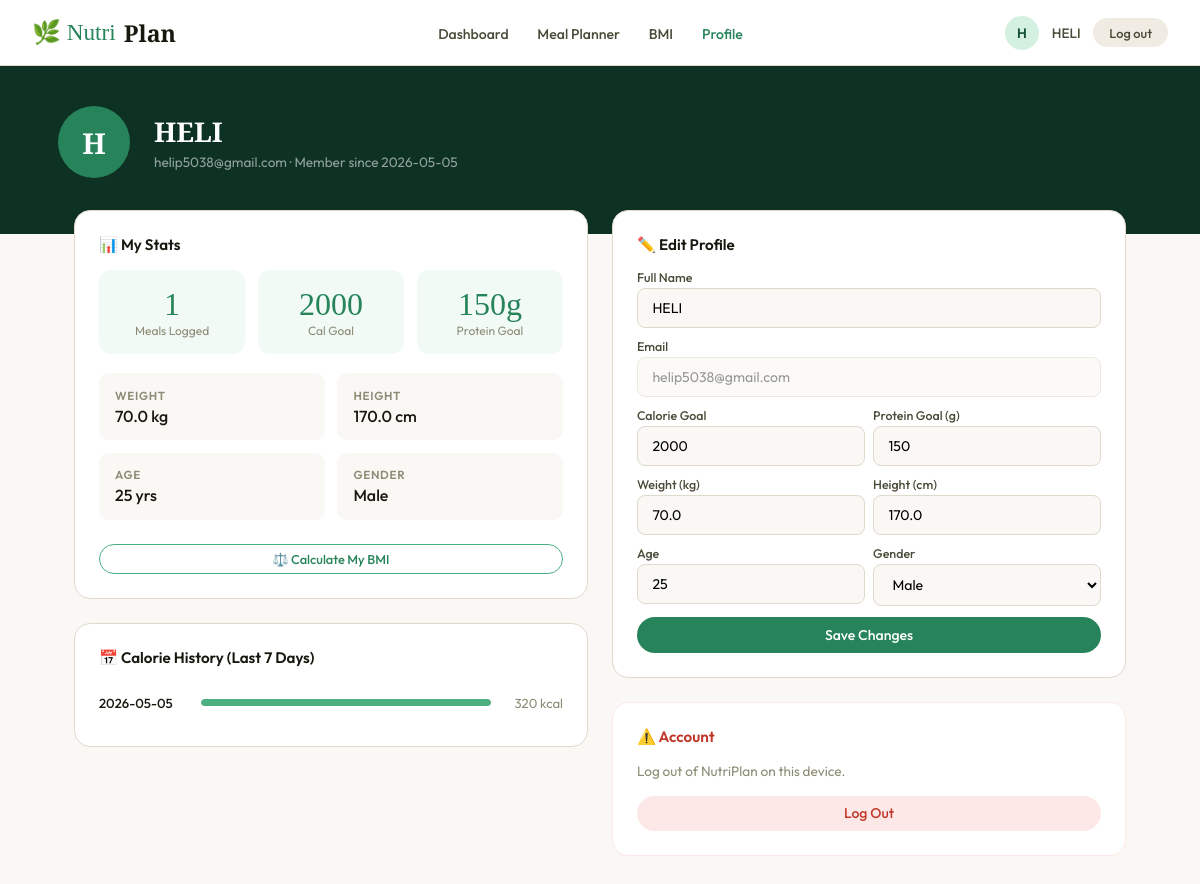
Screenshot of /profile (signed in) with the database file from the repository.
### tables this page shows
CREATE TABLE users (
            id INTEGER PRIMARY KEY AUTOINCREMENT,
            name TEXT NOT NULL,
            email TEXT UNIQUE NOT NULL,
            password_hash TEXT NOT NULL,
            calorie_goal INTEGER DEFAULT 2000,
            protein_goal INTEGER DEFAULT 150,
            weight REAL DEFAULT 70,
            height REAL DEFAULT 170,
            age INTEGER DEFAULT 25,
            gender TEXT DEFAULT 'male',
            created_at TEXT DEFAULT CURRENT_TIMESTAMP
        );

### app.py (the view)
@app.route('/profile')
@login_required
def profile():
    user = get_current_user()
    conn = get_db()
    logs = conn.execute(
        'SELECT log_date, SUM(calories) as total_cal FROM meal_logs WHERE user_id = ? GROUP BY log_date ORDER BY log_date DESC LIMIT 7',
        (user['id'],)
    ).fetchall()
    total_meals = conn.execute('SELECT COUNT(*) as c FROM meal_logs WHERE user_id = ?', (user['id'],)).fetchone()['c']
    conn.close()
    return render_template('profile.html', user=user, logs=logs, total_meals=total_meals)

### app.py (called while the page is built)
def get_db():
    conn = sqlite3.connect(DB_PATH)
    conn.row_factory = sqlite3.Row
    return conn

def login_required(f):
    @wraps(f)
    def decorated(*args, **kwargs):
        if 'user_id' not in session:
            return redirect(url_for('login'))
        return f(*args, **kwargs)
    return decorated

def get_current_user():
    if 'user_id' not in session:
        return None
    conn = get_db()
    user = conn.execute('SELECT * FROM users WHERE id = ?', (session['user_id'],)).fetchone()
    conn.close()
    return user

### templates/profile.html (shortened to what this page needs)
{% extends "base.html" %}
{% block content %}
<div class="profile-hero">
  <div class="ph-inner">
    <div class="avatar-big">{{ user.name[0].upper() }}</div>
    <div class="ph-info">
      <h1>{{ user.name }}</h1>
      <p>{{ user.email }} · Member since {{ user.created_at[:10] }}</p>
    </div>
  </div>
</div>
<div class="profile-body">
  <div>
    <div class="card" style="margin-bottom:1.5rem">
      <div class="card-title">📊 My Stats</div>
      <div class="stats-3">
        <div class="stat-big"><div class="n">{{ total_meals }}</div><div class="l">Meals Logged</div></div>
        <div class="stat-big"><div class="n">{{ user.calorie_goal }}</div><div class="l">Cal Goal</div></div>
        <div class="stat-big"><div class="n">{{ user.protein_goal }}g</div><div class="l">Protein Goal</div></div>
      </div>
      <div class="info-grid">
        <div class="info-cell"><div class="lbl">Weight</div><div class="val">{{ user.weight }} kg</div></div>
        <div class="info-cell"><div class="lbl">Height</div><div class="val">{{ user.height }} cm</div></div>
        <div class="info-cell"><div class="lbl">Age</div><div class="val">{{ user.age }} yrs</div></div>
        <div class="info-cell"><div class="lbl">Gender</div><div class="val">{{ user.gender|capitalize }}</div></div>
      </div>
      <a href="/bmi-calculator" class="btn btn-outline btn-sm" style="width:100%;justify-content:center;margin-top:0.5rem">⚖️ Calculate My BMI</a>
    </div>
    <div class="card">
      <div class="card-title">📅 Calorie History (Last 7 Days)</div>
      {% if logs %}
        {% set max_cal = logs|map(attribute='total_cal')|max %}
        {% for log in logs %}
        <div class="history-row">
          <div class="hr-date">{{ log.log_date }}</div>
          <div class="hr-bar"><div class="hr-fill" style="width:{{ ((log.total_cal/max_cal)*100)|int }}%"></div></div>
          <div class="hr-cal">{{ log.total_cal }} kcal</div>
        </div>
        {% endfor %}
      {% else %}
        <div style="text-align:center;padding:2rem;color:var(--light);">
          <div style="font-size:2rem">📊</div>
          <p style="margin-top:0.5rem;font-size:0.88rem">No history yet. Start logging meals!</p>
        </div>
      {% endif %}
    </div>
  </div>
  <div>
    <div class="card">
      <div class="card-title">✏️ Edit Profile</div>
      <div class="edit-form">
        <label>Full Name</label>
        <input type="text" id="ep-name" value="{{ user.name }}"/>
        <label>Email</label>
        <input type="email" id="ep-email" value="{{ user.email }}" disabled style="opacity:0.6;cursor:not-allowed"/>
        <div class="edit-2col">
          <div><label>Calorie Goal</label><input type="number" id="ep-cal" value="{{ user.calorie_goal }}"/></div>
          <div><label>Protein Goal (g)</label><input type="number" id="ep-pro" value="{{ user.protein_goal }}"/></div>
        </div>
        <div class="edit-2col">
          <div><label>Weight (kg)</label><input type="number" id="ep-w" value="{{ user.weight }}" step="0.1"/></div>
          <div><label>Height (cm)</label><input type="number" id="ep-h" value="{{ user.height }}"/></div>
        </div>
        <div class="edit-2col">
          <div><label>Age</label><input type="number" id="ep-age" value="{{ user.age }}"/></div>
          <div><label>Gender</label>
            <select id="ep-gender">
              <option value="male" {% if user.gender=='male' %}selected{% endif %}>Male</option>
            </select>
          </div>
        </div>
        <button class="btn btn-primary" style="width:100%;justify-content:center" onclick="saveProfile()">Save Changes</button>
      </div>
    </div>
    <div class="card" style="margin-top:1.5rem;border:1px solid #fde8e8;">
      <div class="card-title" style="color:#c0392b;">⚠️ Account</div>
      <p style="font-size:0.85rem;color:var(--light);margin-bottom:1rem">Log out of NutriPlan on this device.</p>
      <a href="/logout" class="btn btn-danger" style="width:100%;justify-content:center">Log Out</a>
    </div>
  </div>
</div>
{% endblock %}

### templates/base.html (shortened to what this page needs)
<!DOCTYPE html>
<html lang="en">
<head>
</head>
<body>
<nav>
  <a class="logo" href="/">🌿 Nutri<b>Plan</b></a>
  {% if session.get('user_id') %}
  <ul class="nav-links">
    <li><a href="/dashboard" {% if request.path=='/dashboard' %}class="active"{% endif %}>Dashboard</a></li>
    <li><a href="/meal-planner" {% if request.path=='/meal-planner' %}class="active"{% endif %}>Meal Planner</a></li>
    <li><a href="/bmi-calculator" {% if request.path=='/bmi-calculator' %}class="active"{% endif %}>BMI</a></li>
    <li><a href="/profile" {% if request.path=='/profile' %}class="active"{% endif %}>Profile</a></li>
  </ul>
  <div class="nav-right">
    <div class="nav-avatar">{{ session.get('user_name','?')[0].upper() }}</div>
    <span class="nav-user">{{ session.get('user_name','') }}</span>
    <a href="/logout" class="btn btn-sm" style="background:var(--sand2);color:var(--mid);">Log out</a>
  </div>
  {% endif %}
</nav>
{% block content %}{% endblock %}
</body>
</html>

### templates/base.html (style rules this page uses)
*, *::before, *::after { box-sizing: border-box; margin: 0; padding: 0; }
:root { --g50: #f2faf6; --g100: #d4f0e1; --g200: #a8e0c3; --g400: #4caf82; --g600: #27845a; --g800: #164f37; --g900: #0d3224; --sand: #faf8f4; --sand2: #f0ece3; --sand3: #e0d9cc; --text: #18180f; --mid: #4a4a38; --light: #8c8c76; --white: #ffffff; --r: 16px; --rs: 10px; }
html { scroll-behavior: smooth; }
body { font-family:'Outfit',sans-serif; background:var(--sand); color:var(--text); min-height:100vh; }
nav { background:var(--white); border-bottom:1px solid var(--sand3); padding:0 2rem; display:flex; align-items:center; justify-content:space-between; height:66px; position:sticky; top:0; z-index:200; }
.logo { font-family:'Playfair Display',serif; font-size:1.45rem; color:var(--g600); text-decoration:none; display:flex; align-items:center; gap:8px; }
.logo b { color:var(--text); font-weight:700; }
.nav-links { display:flex; gap:1.8rem; list-style:none; }
.nav-links a { text-decoration:none; color:var(--mid); font-size:0.88rem; font-weight:500; transition:color 0.2s; }
.nav-links a:hover,.nav-links a.active { color:var(--g600); }
.nav-right { display:flex; align-items:center; gap:0.8rem; }
.nav-user { font-size:0.85rem; color:var(--mid); font-weight:500; }
.nav-avatar { width:34px; height:34px; border-radius:50%; background:var(--g100); color:var(--g800); display:flex; align-items:center; justify-content:center; font-size:0.85rem; font-weight:600; }
.btn { display:inline-flex; align-items:center; gap:6px; padding:0.55rem 1.3rem; border-radius:50px; font-family:'Outfit',sans-serif; font-size:0.88rem; font-weight:500; cursor:pointer; text-decoration:none; border:none; transition:all 0.2s; }
.btn-primary { background:var(--g600); color:#fff; }
.btn-outline { background:transparent; color:var(--g600); border:1.5px solid var(--g400); }
.btn-sm { padding:0.4rem 1rem; font-size:0.8rem; }
.btn-danger { background:#fde8e8; color:#c0392b; border:none; }
.card { background:var(--white); border-radius:var(--r); border:1px solid var(--sand3); padding:1.5rem; }
.card-title { font-weight:600; font-size:0.95rem; margin-bottom:1rem; display:flex; align-items:center; gap:6px; }

### templates/profile.html (style rules this page uses)
.profile-hero { background:var(--g900);color:#fff;padding:2.5rem 2rem 3.5rem; }
.ph-inner { max-width:1100px;margin:0 auto;padding:0 0.5rem;display:flex;align-items:center;gap:1.5rem; }
.avatar-big { width:72px;height:72px;border-radius:50%;background:var(--g600);color:#fff;display:flex;align-items:center;justify-content:center;font-size:1.8rem;font-weight:700;font-family:'Playfair Display',serif;flex-shrink:0; }
.ph-info h1 { font-family:'Playfair Display',serif;font-size:1.7rem;margin-bottom:0.2rem; }
.ph-info p { color:rgba(255,255,255,0.55);font-size:0.85rem; }
.profile-body { max-width:1100px;margin:-1.5rem auto 0;padding:0 1.5rem 3rem;display:grid;grid-template-columns:1fr 1fr;gap:1.5rem; }
.info-grid { display:grid;grid-template-columns:1fr 1fr;gap:0.8rem;margin-bottom:1rem; }
.info-cell { background:var(--sand);border-radius:10px;padding:0.9rem 1rem; }
.info-cell .lbl { font-size:0.73rem;font-weight:600;text-transform:uppercase;letter-spacing:0.06em;color:var(--light);margin-bottom:3px; }
.info-cell .val { font-size:1rem;font-weight:500; }
.history-row { display:flex;align-items:center;gap:12px;padding:0.7rem 0;border-bottom:1px solid var(--sand2); }
.history-row:last-child { border-bottom:none; }
.hr-date { font-size:0.82rem;font-weight:500;min-width:90px; }
.hr-bar { flex:1;background:var(--sand2);border-radius:6px;height:7px;overflow:hidden; }
.hr-fill { height:100%;border-radius:6px;background:var(--g400); }
.hr-cal { font-size:0.82rem;color:var(--light);min-width:60px;text-align:right; }
.edit-form input,.edit-form select { width:100%;padding:0.62rem 0.9rem;border:1.5px solid var(--sand3);border-radius:8px; font-family:'Outfit',sans-serif;font-size:0.88rem;margin-bottom:0.7rem; outline:none;background:var(--sand);transition:border-color 0.2s; }
.edit-form label { font-size:0.78rem;font-weight:500;color:var(--mid);display:block;margin-bottom:3px; }
.edit-2col { display:grid;grid-template-columns:1fr 1fr;gap:0.5rem; }
.stat-big { text-align:center;padding:1rem;background:var(--g50);border-radius:12px; }
.stat-big .n { font-family:'Playfair Display',serif;font-size:2rem;color:var(--g600); }
.stat-big .l { font-size:0.75rem;color:var(--light); }
.stats-3 { display:grid;grid-template-columns:repeat(3,1fr);gap:0.8rem;margin-bottom:1.2rem; }

### rows the page displays
users: get "HELI", name "H", name "HELI", email "helip5038@gmail.com", created_at "2026-05-05", calorie_goal "2000", protein_goal "150", weight "70.0", height "170.0", age "25", gender "Male"

### other values shown
{{ session.get('user_name','?')[0].upper() }} "H"
{{ total_meals }} "1"
{{ log.log_date }} "2026-05-05"
{{ log.total_cal }} "320"
